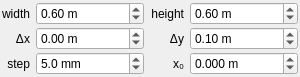
<?xml version="1.0" encoding="UTF-8"?>
<ui version="4.0">
 <class>TarzanScan</class>
 <widget class="QWidget" name="TarzanScan">
  <property name="geometry">
   <rect>
    <x>0</x>
    <y>0</y>
    <width>300</width>
    <height>76</height>
   </rect>
  </property>
  <property name="windowTitle">
   <string>TarzanScan</string>
  </property>
  <layout class="QGridLayout" name="gridLayout">
   <property name="leftMargin">
    <number>2</number>
   </property>
   <property name="topMargin">
    <number>2</number>
   </property>
   <property name="rightMargin">
    <number>2</number>
   </property>
   <property name="bottomMargin">
    <number>2</number>
   </property>
   <property name="horizontalSpacing">
    <number>6</number>
   </property>
   <property name="verticalSpacing">
    <number>2</number>
   </property>
   <item row="0" column="0">
    <widget class="QLabel" name="widthLabel">
     <property name="text">
      <string>width</string>
     </property>
     <property name="alignment">
      <set>Qt::AlignRight|Qt::AlignVCenter</set>
     </property>
     <property name="buddy">
      <cstring>width</cstring>
     </property>
    </widget>
   </item>
   <item row="0" column="1">
    <widget class="QDoubleSpinBox" name="width">
     <property name="sizePolicy">
      <sizepolicy hsizetype="Expanding" vsizetype="Fixed">
       <horstretch>1</horstretch>
       <verstretch>0</verstretch>
      </sizepolicy>
     </property>
     <property name="suffix">
      <string> m</string>
     </property>
     <property name="minimum">
      <double>0.100000000000000</double>
     </property>
     <property name="maximum">
      <double>10.000000000000000</double>
     </property>
     <property name="singleStep">
      <double>0.010000000000000</double>
     </property>
     <property name="value">
      <double>0.600000000000000</double>
     </property>
    </widget>
   </item>
   <item row="0" column="2">
    <widget class="QLabel" name="heightLabel">
     <property name="text">
      <string>height</string>
     </property>
     <property name="alignment">
      <set>Qt::AlignRight|Qt::AlignVCenter</set>
     </property>
     <property name="buddy">
      <cstring>height</cstring>
     </property>
    </widget>
   </item>
   <item row="0" column="3">
    <widget class="QDoubleSpinBox" name="height">
     <property name="sizePolicy">
      <sizepolicy hsizetype="Expanding" vsizetype="Fixed">
       <horstretch>1</horstretch>
       <verstretch>0</verstretch>
      </sizepolicy>
     </property>
     <property name="suffix">
      <string> m</string>
     </property>
     <property name="minimum">
      <double>0.100000000000000</double>
     </property>
     <property name="maximum">
      <double>10.000000000000000</double>
     </property>
     <property name="singleStep">
      <double>0.010000000000000</double>
     </property>
     <property name="value">
      <double>0.600000000000000</double>
     </property>
    </widget>
   </item>
   <item row="1" column="0">
    <widget class="QLabel" name="dxLabel">
     <property name="text">
      <string>&#x394;x</string>
     </property>
     <property name="alignment">
      <set>Qt::AlignRight|Qt::AlignVCenter</set>
     </property>
     <property name="buddy">
      <cstring>dx</cstring>
     </property>
    </widget>
   </item>
   <item row="1" column="1">
    <widget class="QDoubleSpinBox" name="dx">
     <property name="sizePolicy">
      <sizepolicy hsizetype="Expanding" vsizetype="Fixed">
       <horstretch>1</horstretch>
       <verstretch>0</verstretch>
      </sizepolicy>
     </property>
     <property name="suffix">
      <string> m</string>
     </property>
     <property name="minimum">
      <double>-1.000000000000000</double>
     </property>
     <property name="maximum">
      <double>1.000000000000000</double>
     </property>
     <property name="singleStep">
      <double>0.010000000000000</double>
     </property>
    </widget>
   </item>
   <item row="1" column="2">
    <widget class="QLabel" name="dyLabel">
     <property name="text">
      <string>&#x394;y</string>
     </property>
     <property name="alignment">
      <set>Qt::AlignRight|Qt::AlignVCenter</set>
     </property>
     <property name="buddy">
      <cstring>dy</cstring>
     </property>
    </widget>
   </item>
   <item row="1" column="3">
    <widget class="QDoubleSpinBox" name="dy">
     <property name="sizePolicy">
      <sizepolicy hsizetype="Expanding" vsizetype="Fixed">
       <horstretch>1</horstretch>
       <verstretch>0</verstretch>
      </sizepolicy>
     </property>
     <property name="suffix">
      <string> m</string>
     </property>
     <property name="minimum">
      <double>-1.000000000000000</double>
     </property>
     <property name="maximum">
      <double>1.000000000000000</double>
     </property>
     <property name="singleStep">
      <double>0.010000000000000</double>
     </property>
     <property name="value">
      <double>0.100000000000000</double>
     </property>
    </widget>
   </item>
   <item row="2" column="0">
    <widget class="QLabel" name="stepLabel">
     <property name="text">
      <string>step</string>
     </property>
     <property name="alignment">
      <set>Qt::AlignRight|Qt::AlignVCenter</set>
     </property>
     <property name="buddy">
      <cstring>step</cstring>
     </property>
    </widget>
   </item>
   <item row="2" column="1">
    <widget class="QDoubleSpinBox" name="step">
     <property name="sizePolicy">
      <sizepolicy hsizetype="Expanding" vsizetype="Fixed">
       <horstretch>1</horstretch>
       <verstretch>0</verstretch>
      </sizepolicy>
     </property>
     <property name="suffix">
      <string> mm</string>
     </property>
     <property name="decimals">
      <number>1</number>
     </property>
     <property name="minimum">
      <double>1.000000000000000</double>
     </property>
     <property name="maximum">
      <double>100.000000000000000</double>
     </property>
     <property name="singleStep">
      <double>1.000000000000000</double>
     </property>
     <property name="value">
      <double>5.000000000000000</double>
     </property>
    </widget>
   </item>
   <item row="2" column="2">
    <widget class="QLabel" name="x0Label">
     <property name="text">
      <string>x&#x2080;</string>
     </property>
     <property name="alignment">
      <set>Qt::AlignRight|Qt::AlignVCenter</set>
     </property>
     <property name="buddy">
      <cstring>x0</cstring>
     </property>
    </widget>
   </item>
   <item row="2" column="3">
    <widget class="QDoubleSpinBox" name="x0">
     <property name="sizePolicy">
      <sizepolicy hsizetype="Expanding" vsizetype="Fixed">
       <horstretch>1</horstretch>
       <verstretch>0</verstretch>
      </sizepolicy>
     </property>
     <property name="toolTip">
      <string>Starting x-position on the top edge of the scan area</string>
     </property>
     <property name="suffix">
      <string> m</string>
     </property>
     <property name="decimals">
      <number>3</number>
     </property>
     <property name="minimum">
      <double>-1.000000000000000</double>
     </property>
     <property name="maximum">
      <double>1.000000000000000</double>
     </property>
     <property name="singleStep">
      <double>0.001000000000000</double>
     </property>
    </widget>
   </item>
  </layout>
 </widget>
 <resources/>
 <connections/>
</ui>
